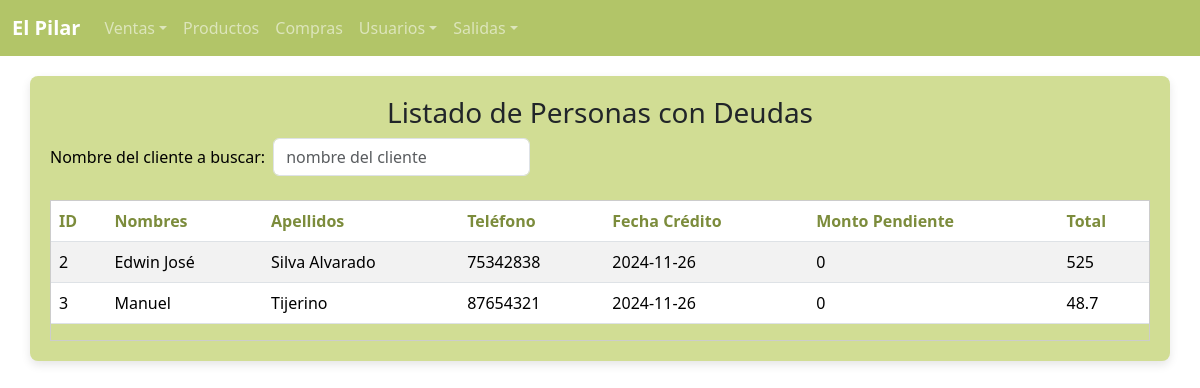
The page /verCredito on the database its author committed.
### tables this page shows
CREATE TABLE "Credito"
(
    id INTEGER PRIMARY KEY AUTOINCREMENT,
    fecha_credito DATE DEFAULT CURRENT_DATE,
    fecha_cancelacion DATE,
    monto_pagado DECIMAL(10,2) DEFAULT 0,
    monto_pendiente DECIMAL(10,2) DEFAULT 0,
    total DECIMAL(10,2),
    id_cliente INTEGER NOT NULL,
    FOREIGN KEY (id_cliente) REFERENCES Cliente(id)
);

CREATE TABLE Cliente (
    id INTEGER PRIMARY KEY AUTOINCREMENT,
    nombres NVARCHAR(30) NOT NULL,
    apellidos NVARCHAR(30) NULL,
    telefono NVARCHAR(8)
);

### app.py (the view)
@app.route('/verCredito')
def verCredito():
    try:
        query = text("""
            SELECT cliente.id, cliente.nombres, cliente.apellidos, cliente.telefono,
                credito.fecha_credito, credito.monto_pendiente, credito.total
            FROM cliente
            JOIN credito ON cliente.id = credito.id_cliente
        """)
        result = db.execute(query)
        verCredito = result.fetchall()
        return render_template('verCredito.html', verCredito=verCredito)
    except Exception as e:
        traceback.print_exc()
        return render_template('verCredito.html')

### templates/verCredito.html (shortened to what this page needs)
{% extends "layout.html" %}
{% block content %}
<main class="container" style="background-color: #d1dd94; padding: 20px; border-radius: 8px; margin-top: 20px;">
    <h3 class="text-center">Listado de Personas con Deudas</h3>
    <div class="d-flex justify-content-between align-items-center mb-4">
        <form class="row g-2 align-items-center">
            <div class="col-auto">
                <label for="inputClientCredito" class="form-label mb-0" style="color: #000000;">Nombre del cliente a buscar: </label>
            </div>
            <div class="col-auto">
                <input type="text" class="form-control" id="inputClientCredito" placeholder="nombre del cliente">
            </div>
        </form>
    </div>
    <div class="table-container" id="tabla-productos" style="max-height: 400px; overflow-y: auto; border: 1px solid #ccc;">
        <table class="table table-striped table-hover">
            <thead>
                <tr>
                    <th scope="col" style="color:#7c8c3c;">ID</th>
                    <th scope="col" style="color:#7c8c3c;">Nombres</th>
                    <th scope="col" style="color:#7c8c3c;">Apellidos</th>
                    <th scope="col" style="color:#7c8c3c;">Teléfono</th>
                    <th scope="col" style="color:#7c8c3c;">Fecha Crédito</th>
                    <th scope="col" style="color:#7c8c3c;">Monto Pendiente</th>
                    <th scope="col" style="color:#7c8c3c;">Total</th>
                </tr>
            </thead>
            <tbody>
                {% for credito in verCredito %}
                <tr class="tabla_credito">
                    <td>{{ credito.id }}</td>
                    <td>{{ credito.nombres }}</td>
                    <td>{{ credito.apellidos }}</td>
                    <td>{{ credito.telefono }}</td>
                    <td>{{ credito.fecha_credito }}</td>
                    <td>{{ credito.monto_pendiente }}</td>
                    <td>{{ credito.total }}</td>
                </tr>
                {% endfor %}
            </tbody>
        </table>
    </div>
</main>
{% endblock  %}

### static/style.css (style rules this page uses)
body { background-color: #ECC199; }
.container { background-color: white; padding: 20px; border-radius: 8px; box-shadow: 0px 4px 10px rgba(0, 0, 0, 0.1); }
h3 { color: #789342; }
.form-label { color: #789342; }
.table { color: #548D95; }
.table thead { background-color: #B2C568; color: white; }

### rows shown on the page
Credito: id "2", nombres "Edwin José", apellidos "Silva Alvarado", telefono "75342838", fecha_credito "2024-11-26", monto_pendiente "0", total "525"
Credito: id "3", nombres "Manuel", apellidos "Tijerino", telefono "87654321", fecha_credito "2024-11-26", monto_pendiente "0", total "48.7"
